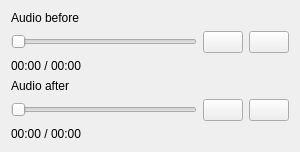
        <widget class="QWidget" name="audio_widget" native="true">
         <property name="minimumSize">
          <size>
           <width>300</width>
           <height>0</height>
          </size>
         </property>
         <property name="maximumSize">
          <size>
           <width>300</width>
           <height>16777215</height>
          </size>
         </property>
         <layout class="QVBoxLayout" name="verticalLayout_21">
          <item>
           <layout class="QVBoxLayout" name="verticalLayout_2">
            <item>
             <widget class="QLabel" name="audio_before_label">
              <property name="styleSheet">
               <string notr="true">font: 75 9pt &quot;MS Shell Dlg 2&quot;;</string>
              </property>
              <property name="text">
               <string>Audio before</string>
              </property>
             </widget>
            </item>
            <item>
             <layout class="QHBoxLayout" name="horizontalLayout">
              <item>
               <widget class="QSlider" name="audio1_slider">
                <property name="orientation">
                 <enum>Qt::Horizontal</enum>
                </property>
               </widget>
              </item>
              <item>
               <widget class="QPushButton" name="aduio1_play_btn">
                <property name="text">
                 <string/>
                </property>
                <property name="icon">
                 <iconset>
                  <normaloff>icons/play.png</normaloff>icons/play.png</iconset>
                </property>
               </widget>
              </item>
              <item>
               <widget class="QPushButton" name="audio1_replay_btn">
                <property name="text">
                 <string/>
                </property>
                <property name="icon">
                 <iconset>
                  <normaloff>icons/rotate-left.png</normaloff>icons/rotate-left.png</iconset>
                </property>
               </widget>
              </item>
             </layout>
            </item>
            <item>
             <widget class="QLabel" name="audio1_time_label">
              <property name="text">
               <string>00:00 / 00:00</string>
              </property>
             </widget>
            </item>
           </layout>
          </item>
          <item>
           <layout class="QVBoxLayout" name="verticalLayout_3">
            <item>
             <widget class="QLabel" name="audio_after_label">
              <property name="styleSheet">
               <string notr="true">font: 75 9pt &quot;MS Shell Dlg 2&quot;;</string>
              </property>
              <property name="text">
               <string>Audio after</string>
              </property>
             </widget>
            </item>
            <item>
             <layout class="QHBoxLayout" name="horizontalLayout_2">
              <item>
               <widget class="QSlider" name="audio2_slider">
                <property name="orientation">
                 <enum>Qt::Horizontal</enum>
                </property>
               </widget>
              </item>
              <item>
               <widget class="QPushButton" name="audio2_play_btn">
                <property name="text">
                 <string/>
                </property>
                <property name="icon">
                 <iconset>
                  <normaloff>icons/play.png</normaloff>icons/play.png</iconset>
                </property>
               </widget>
              </item>
              <item>
               <widget class="QPushButton" name="audio2_replay_btn">
                <property name="text">
                 <string/>
                </property>
                <property name="icon">
                 <iconset>
                  <normaloff>icons/rotate-left.png</normaloff>icons/rotate-left.png</iconset>
                </property>
               </widget>
              </item>
             </layout>
            </item>
            <item>
             <widget class="QLabel" name="audio2_time_label">
              <property name="text">
               <string>00:00 / 00:00</string>
              </property>
             </widget>
            </item>
           </layout>
          </item>
         </layout>
        </widget>
